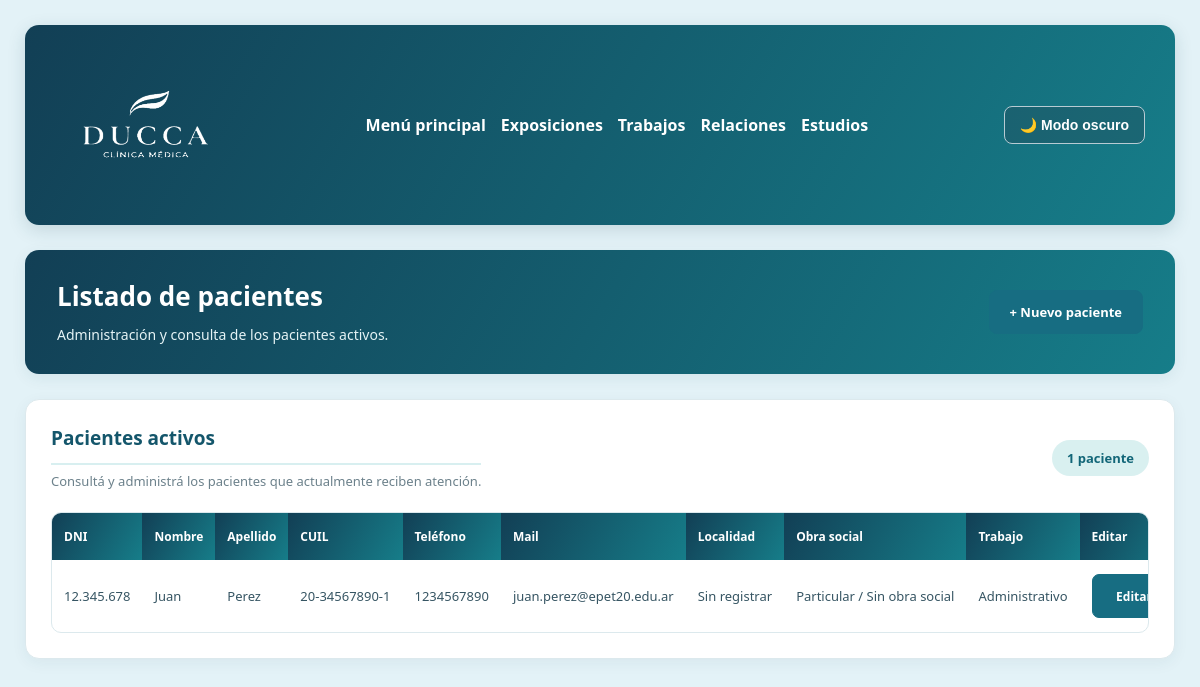
/Pacientes/listar.php, run on an earlier commit of the app's database.
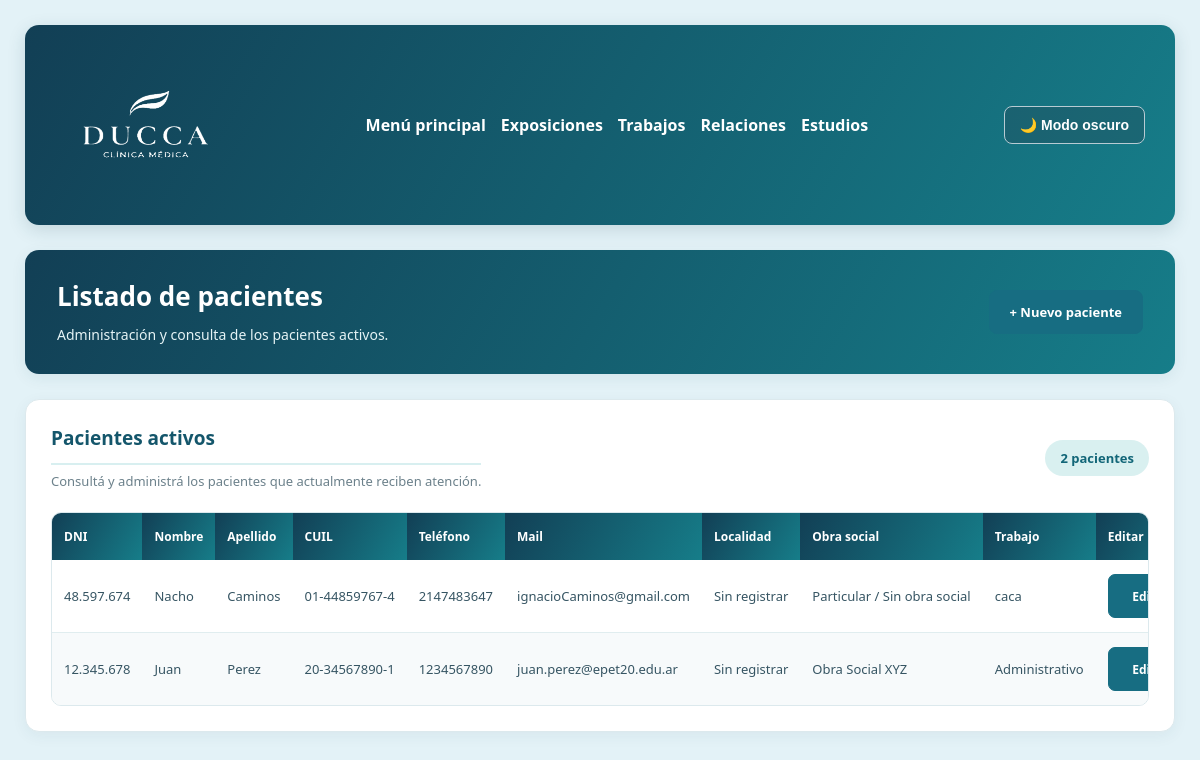
And on a later commit of the database.
### tables this page shows
CREATE TABLE `paciente` (
  `dni_p` int(11) NOT NULL,
  `nombre_p` varchar(30) NOT NULL,
  `apellido` varchar(30) NOT NULL,
  `cuil` varchar(11) DEFAULT NULL,
  `telefono` varchar(20) NOT NULL,
  `mail` varchar(100) NOT NULL,
  `id_obra_social` int(11) DEFAULT NULL,
  `id_trabajo` int(11) DEFAULT NULL
);

CREATE TABLE `trabajo` (
  `id_trabajo` int(11) NOT NULL,
  `nombre_t` varchar(50) NOT NULL
);

### Pacientes/listar.php (the view, shortened to what this page needs)
<?php
require_once __DIR__ . "/conexion.php";
$sql = "SELECT
            p.dni_p,
            p.nombre_p,
            p.apellido,
            p.cuil,
            p.telefono,
            p.mail,
            p.domicilio_localidad,
            COALESCE(
                os.nombre_os,
                'Particular / Sin obra social'
            ) AS obra_social,
            t.nombre_t AS trabajo
        FROM paciente p
        LEFT JOIN obra_social os
            ON p.id_obra_social = os.id_obra_social
        LEFT JOIN trabajo t
            ON p.id_trabajo = t.id_trabajo
        WHERE p.estado = 'activo'
        ORDER BY p.apellido, p.nombre_p";
$resultado = mysqli_query($conexion, $sql);
$cantidad = mysqli_num_rows($resultado);
function escapar($valor) {
    return htmlspecialchars(
        (string)($valor ?? ""),
        ENT_QUOTES,
        "UTF-8"
    );
}
function formatoDNI($dni) {
    $dni = preg_replace('/\D/', '', (string)$dni);
    return preg_replace(
        '/\B(?=(\d{3})+(?!\d))/',
        '.',
        $dni
    );
}
function formatoCUIL($cuil) {
    $cuil = preg_replace('/\D/', '', (string)$cuil);
    return substr($cuil, 0, 2) . "-" .
           substr($cuil, 2, 8) . "-" .
           substr($cuil, 10, 1);
}
function formatoNumeroArgentino($numero) {
    $numero = preg_replace('/\D/', '', (string)$numero);
    return $numero;
}
function formatoTelefono($telefono) {
    $telefono = trim((string)($telefono ?? ""));
    $numeros = preg_replace('/\D/', '', $telefono);
    if (substr($telefono, 0, 1) !== "+") {
        if (strlen($numeros) === 10) {
            return formatoNumeroArgentino($numeros);
        }
        return $telefono;
    }
    return $telefono;
}
function mostrarLocalidad($localidad) {
    $localidad = trim((string)($localidad ?? ""));
    return $localidad !== ""
        ? $localidad
        : "Sin registrar";
}
?>
<!DOCTYPE html>
<html lang="es">
<head>
    <link
        rel="stylesheet"
        href="../general/estilos.css"
    >
</head>
<body>
<header>
    <div class="logo">
        <img
            id="logo"
            src="../general/Logo minimalista DUCCA con hojas orgánicas.png"
            alt="Logo DUCA"
            height="150"
            width="175"
        >
    </div>
    <nav>
        <a href="../inicio sesion/index.php">
            Menú principal
        </a>
        <a href="../Exposiciones/listar.php">
            Exposiciones
        </a>
        <a href="../Trabajos/listar.php">
            Trabajos
        </a>
        <a href="../Relaciones/listar.php">
            Relaciones
        </a>
        <a href="../Estudios/index.php">
            Estudios
        </a>
    </nav>
    <button
        type="button"
        id="btn-tema"
    >
    </button>
</header>
<main class="gestion-contenido pagina-listado">
    <section class="bienvenida encabezado-listado">
        <div>
            <h1>Listado de pacientes</h1>
            <p>
                Administración y consulta
                de los pacientes activos.
            </p>
        </div>
        <a
            href="alta.php"
            class="btn-nuevo-paciente"
        >
            + Nuevo paciente
        </a>
    </section>
    <section class="tarjeta bloque-listado">
        <div class="titulo-listado">
            <div>
                <h2>Pacientes activos</h2>
                <p>
                    Consultá y administrá los pacientes
                    que actualmente reciben atención.
                </p>
            </div>
            <span class="contador-pacientes">
                <?php echo $cantidad; ?>
                <?php
                    echo ($cantidad == 1)
                        ? "paciente"
                        : "pacientes";
                ?>
            </span>
        </div>
        <?php if ($cantidad == 0) { ?>
            <div class="mensaje-listado-vacio">
                <h3>No hay pacientes activos</h3>
                <p>
                    Todavía no se registraron pacientes
                    o todos se encuentran archivados.
                </p>
            </div>
        <?php } else { ?>
            <div class="tabla-contenedor">
                <table class="tabla-gestion tabla-pacientes">
                    <thead>
                        <tr>
                            <th>DNI</th>
                            <th>Nombre</th>
                            <th>Apellido</th>
                            <th>CUIL</th>
                            <th>Teléfono</th>
                            <th>Mail</th>
                            <th>Localidad</th>
                            <th>Obra social</th>
                            <th>Trabajo</th>
                            <th>Editar</th>
                        </tr>
                    </thead>
                    <tbody>
                    <?php while ($fila = mysqli_fetch_assoc($resultado)) { ?>
                        <tr>
                            <td>
                                <?php
                                    echo escapar(
                                        formatoDNI($fila["dni_p"])
                                    );
                                ?>
                            </td>
                            <td>
                                <?php
                                    echo escapar($fila["nombre_p"]);
                                ?>
                            </td>
                            <td>
                                <?php
                                    echo escapar($fila["apellido"]);
                                ?>
                            </td>
                            <td>
                                <?php
                                    echo escapar(
                                        formatoCUIL($fila["cuil"])
                                    );
                                ?>
                            </td>
                            <td>
                                <?php
                                    echo escapar(
                                        formatoTelefono($fila["telefono"])
                                    );
                                ?>
                            </td>
                            <td>
                                <?php
                                    echo escapar($fila["mail"]);
                                ?>
                            </td>
                            <td>
                                <?php
                                    echo escapar(
                                        mostrarLocalidad(
                                            $fila["domicilio_localidad"]
                                        )
                                    );
                                ?>
                            </td>
                            <td>
                                <?php
                                    echo escapar($fila["obra_social"]);
                                ?>
                            </td>
                            <td>
                                <?php
                                    echo escapar(
                                        $fila["trabajo"] ?? "Sin asignar"
                                    );
                                ?>
                            </td>
                            <td>
                                <a
                                    class="accion-tabla accion-editar"
                                    href="editar.php?dni_p=<?php
                                        echo urlencode($fila["dni_p"]);
                                    ?>"
                                >
                                    Editar
                                </a>
                            </td>
                        </tr>
                    <?php } ?>
                    </tbody>
                </table>
            </div>
        <?php } ?>
    </section>
</main>
</body>
</html>

What changed in the data, as far as the page shows it:
added paciente: dni_p "48.597.674", nombre_p "Nacho", apellido "Caminos", cuil "01-44859767-4", telefono "2147483647", mail "ignacioCaminos@gmail.com", domicilio_localidad "Sin registrar", obra_social "Particular / Sin obra social", id_trabajo.nombre_t "caca"
changed paciente "Juan": obra_social "Particular / Sin obra social" → "Obra Social XYZ"
Also different on the page:
$cantidad: "1" → "2"
text no longer shown: "paciente"
text now shown: "pacientes"
